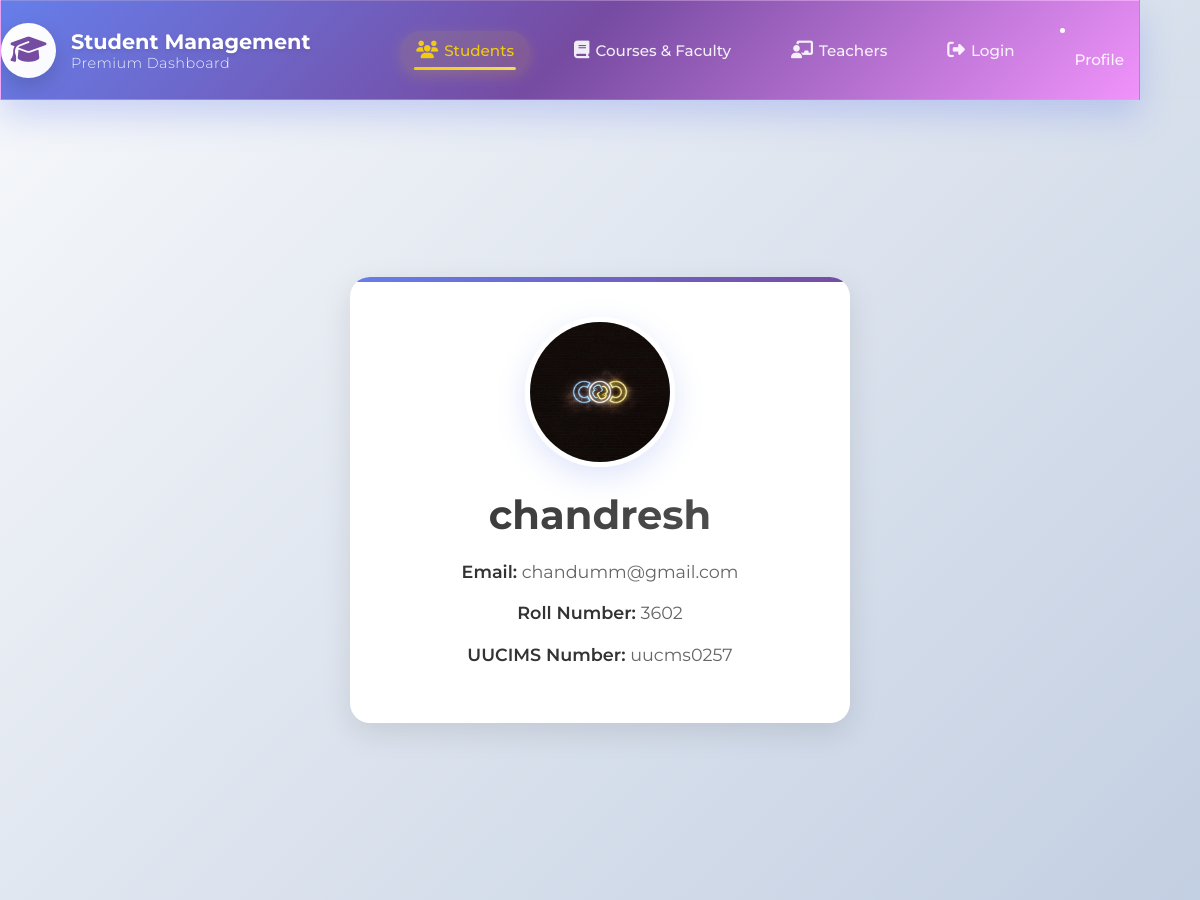
The page /cd/studentinfo/1/ on the database as committed earlier.
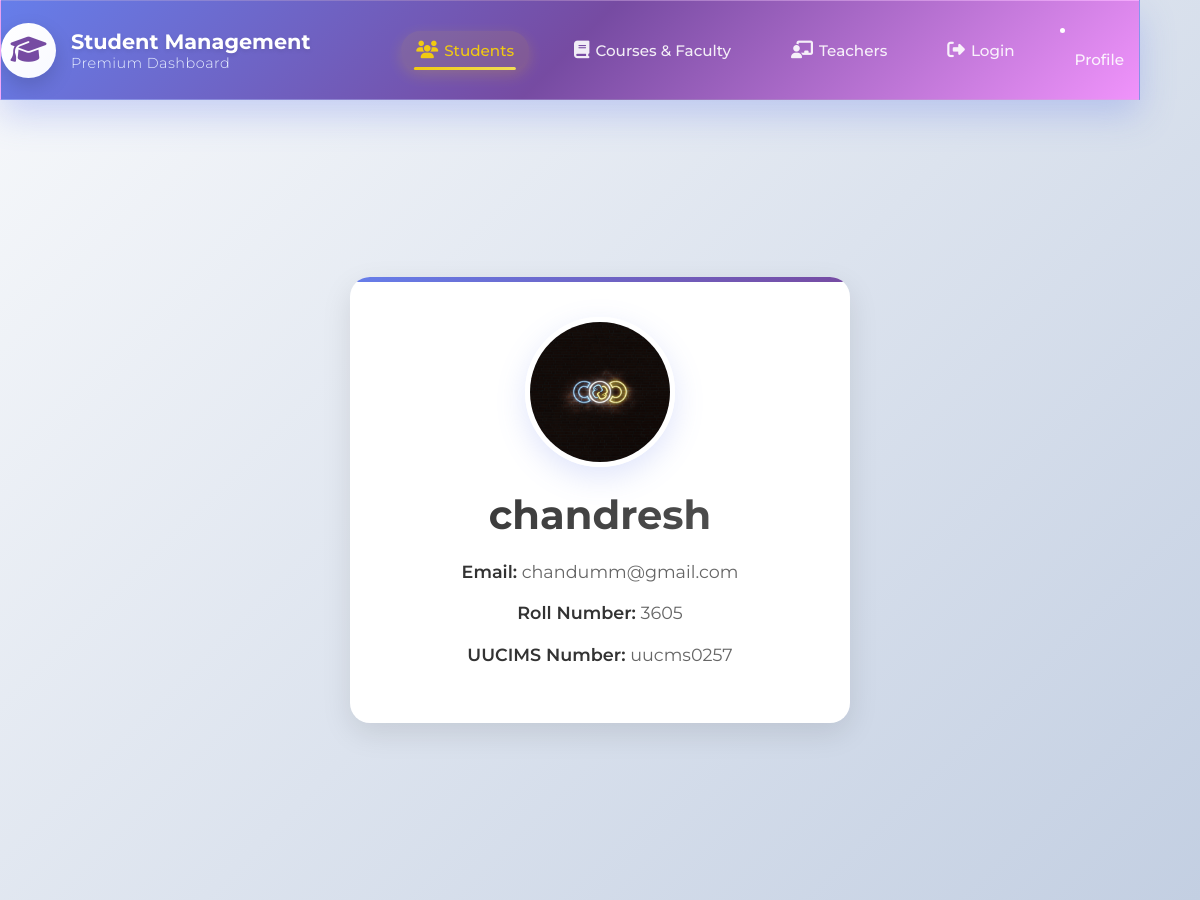
The same page on the database as committed later.
### canaradatabase/models.py (models this page shows, shortened)
class Student(models.Model):
    name=models.CharField(max_length=100,null=False,blank=False)
    course_name=models.ForeignKey(Courses,on_delete=models.CASCADE,null=True,blank=True)
    gmail=models.EmailField(null=False,blank=False)
    uucms_num=models.CharField(max_length=15,blank=False,null=False)
    rno=models.IntegerField(null=False)
    photo=models.ImageField(upload_to='studentphoto/',null=True)

### canaradatabase/views.py (the view)
# urls.py: path('studentinfo/<int:pk>/',StudentPage_view.as_view(),name='studentinfo'),
class StudentPage_view(DetailView):
    model=Student
    template_name='student.html'
    context_object_name='st'

### canaradatabase/templates/student.html
{% extends "layout.html" %}
{% block content %}
<div class="profile-wrapper">
  <div class="profile-card">
    <img src="{{ st.photo.url }}" alt="{{ st.name }}">
    <h2>{{ st.name }}</h2>
    <p><strong>Email:</strong> {{ st.gmail }}</p>
    <p><strong>Roll Number:</strong> {{ st.rno }}</p>
    <p><strong>UUCIMS Number:</strong> {{ st.uucms_num }}</p>
  </div>
</div>
{% endblock %}

### templates/layout.html (shortened to what this page needs)
{% load static %}
<!doctype html>
<html lang="en">
<head>
  <link rel="stylesheet" href="{% static 'css\layout.css' %}">
  <link rel="stylesheet" href="https://cdnjs.cloudflare.com/ajax/libs/font-awesome/6.4.0/css/all.min.css">
</head>
<body>
  <div class="container">
    <nav class="nav">
      <div class="brand">
        <div class="logo">
          <i class="fas fa-graduation-cap"></i>
        </div>
        <div class="brand-text">
          <h1>Student Management</h1>
          <p>Premium Dashboard</p>
        </div>
      </div>
      <div class="nav-links">
        <a class="active" href="{% url 'home' %}">
          <i class="fas fa-users"></i>
          Students
        </a>
        <a href="#">
          <i class="fas fa-book"></i>
          Courses & Faculty
        </a>
        <a href="{% url 'Teacher' 'all' %}">
          <i class="fas fa-chalkboard-teacher"></i>
          Teachers
        </a>
        {% if request.user.is_authenticated %}
        <a href="{% url 'logout'%}">
          <i class="fas fa-sign-out-alt"></i>
          Logout
        </a>
        {% else %}
        <a href="{% url 'login'%}">
        <i class="fas fa-sign-out-alt"></i>
        Login
        </a>
        {% endif %}
        <li><a href="{% url 'profile' %}">Profile</a></li>
      </div>
    </nav>
  </div>
{% block content %}
{% endblock  %}
</body>
</html>

Rows that differ between the two databases and show on the page:
changed Student "chandresh": rno "3602" → "3605"
